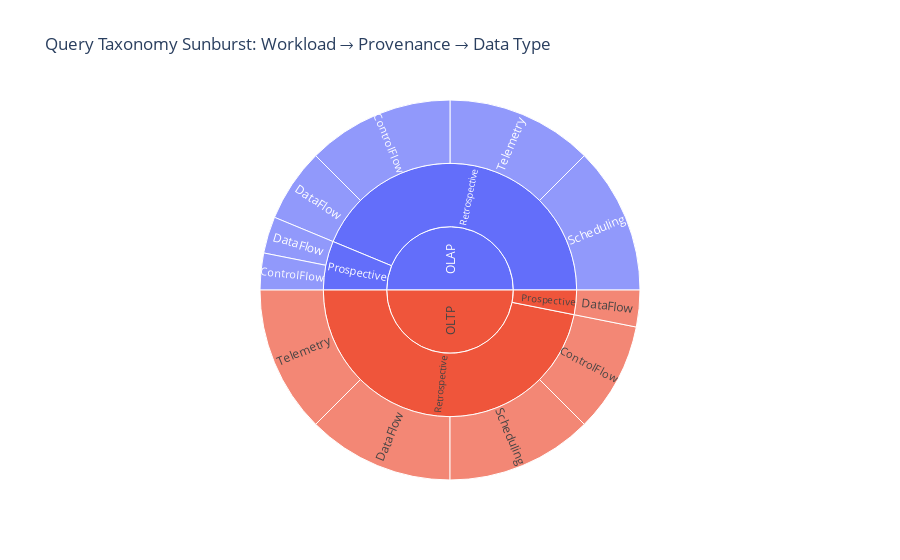

The notebook cell saved with this chart:
### Code cell
import plotly.express as px

fig = px.sunburst(
    sunburst_df,
    path=['Workload', 'Provenance', 'Data Type'],
    values='Count',
    title="Query Taxonomy Sunburst: Workload → Provenance → Data Type",
    color='Workload'  # Optional for visual separation
)

fig.update_traces(insidetextorientation='radial')  # cleaner label alignment
fig.show()

### Figure 1 — Plotly figure (JSON) as saved in the notebook; plotly's stock layout.template omitted (floating-point values rounded to 4 significant figures)
{"data": [{"branchvalues": "total", "customdata": [["OLAP"], ["OLAP"], ["OLAP"], ["OLAP"], ["OLAP"], ["OLAP"], ["OLAP"], ["OLAP"], ["OLAP"], ["OLTP"], ["OLTP"], ["OLTP"], ["OLTP"], ["OLTP"], ["OLTP"], ["OLTP"], ["OLTP"]], "domain": {"x": [0, 1], "y": [0, 1]}, "hovertemplate": "labels=%{label}<br>Count=%{value}<br>parent=%{parent}<br>id=%{id}<br>Workload=%{customdata[0]}<extra></extra>", "ids": ["OLAP/Prospective/DataFlow", "OLAP/Prospective", "OLAP/Retrospective", "OLAP/Retrospective/DataFlow", "OLAP/Prospective/ControlFlow", "OLAP/Retrospective/Scheduling", "OLAP", "OLAP/Retrospective/Telemetry", "OLAP/Retrospective/ControlFlow", "OLTP", "OLTP/Prospective/DataFlow", "OLTP/Retrospective/Telemetry", "OLTP/Retrospective", "OLTP/Prospective", "OLTP/Retrospective/DataFlow", "OLTP/Retrospective/Scheduling", "OLTP/Retrospective/ControlFlow"], "insidetextorientation": "radial", "labels": ["DataFlow", "Prospective", "Retrospective", "DataFlow", "ControlFlow", "Scheduling", "OLAP", "Telemetry", "ControlFlow", "OLTP", "DataFlow", "Telemetry", "Retrospective", "Prospective", "DataFlow", "Scheduling", "ControlFlow"], "marker": {"colors": ["#636efa", "#636efa", "#636efa", "#636efa", "#636efa", "#636efa", "#636efa", "#636efa", "#636efa", "#EF553B", "#EF553B", "#EF553B", "#EF553B", "#EF553B", "#EF553B", "#EF553B", "#EF553B"]}, "name": "", "parents": ["OLAP/Prospective", "OLAP", "OLAP", "OLAP/Retrospective", "OLAP/Prospective", "OLAP/Retrospective", "", "OLAP/Retrospective", "OLAP/Retrospective", "", "OLTP/Prospective", "OLTP/Retrospective", "OLTP", "OLTP", "OLTP/Retrospective", "OLTP/Retrospective", "OLTP/Retrospective"], "type": "sunburst", "values": [1.0, 2.0, 14.0, 2.0, 1.0, 4.0, 16.0, 4.0, 4.0, 16.0, 1.0, 4.0, 15.0, 1.0, 4.0, 4.0, 3.0]}], "layout": {"legend": {"tracegroupgap": 0}, "title": {"text": "Query Taxonomy Sunburst: Workload → Provenance → Data Type"}}}
